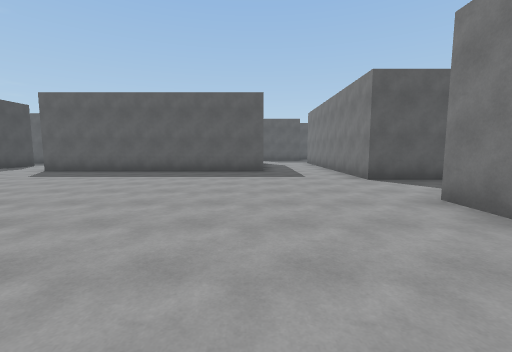
view 1 (above)

24 first-person views from a walk through a Unity game level. The camera is 1.5 m above the floor, tilts 6° down and sees 90° across. The floor is counted in squares, 2 m on a side. Each view is taken from the middle of a square. On the plan, view 1 faces up. The plan holds only what a view shows up to about 9 squares ahead; the rest is blank. The place goes on beyond the plan. The player is left out.

view 2
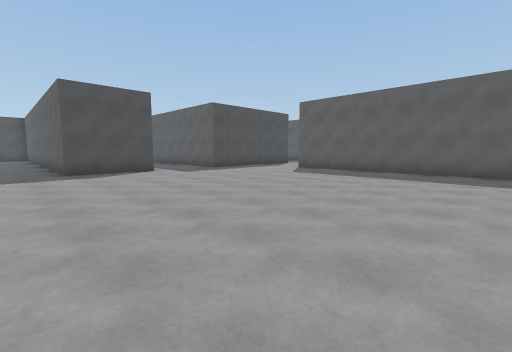

view 3
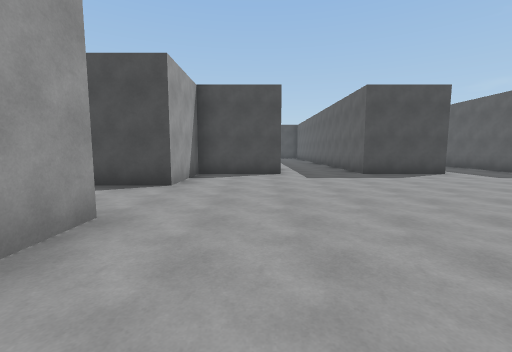

view 4
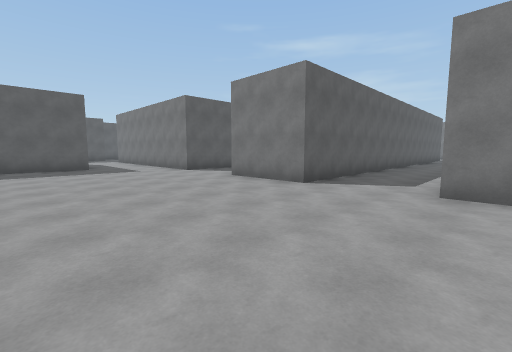

view 5
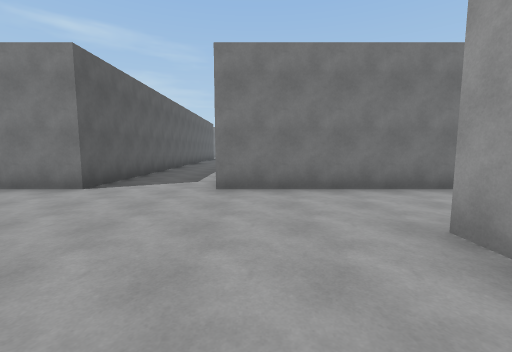

view 6
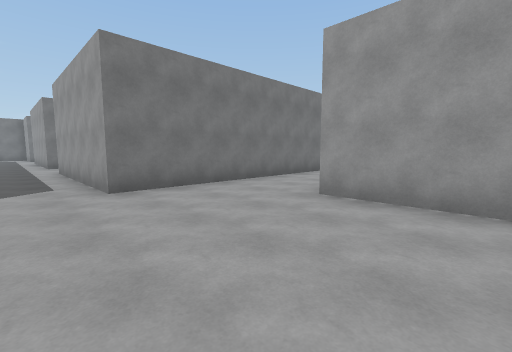

view 7
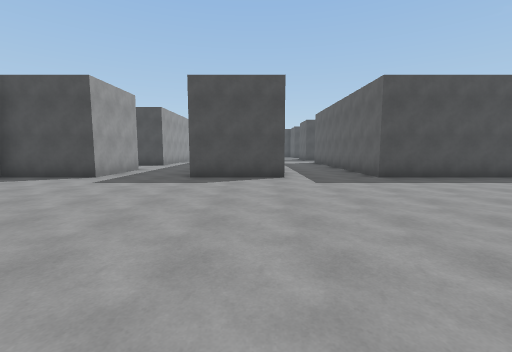

view 8
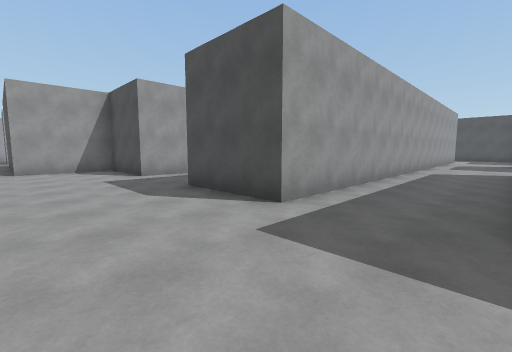

view 9
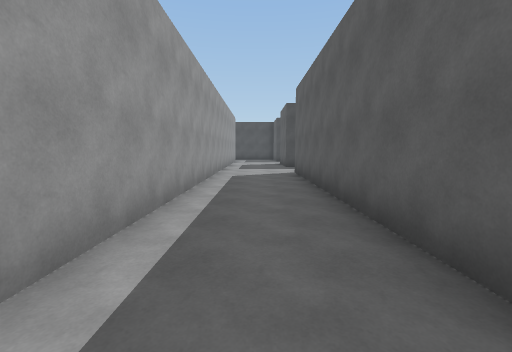

view 10
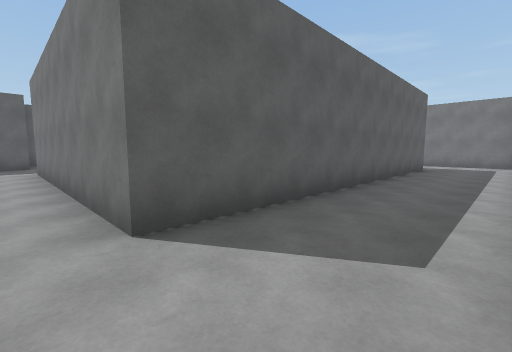

view 11
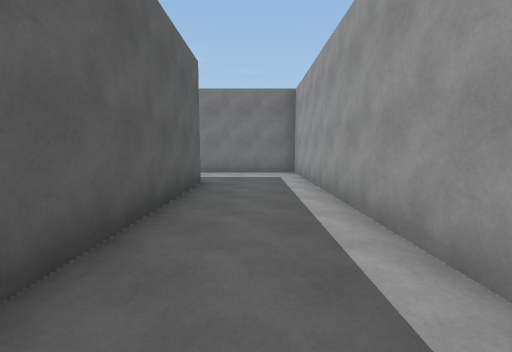

view 12
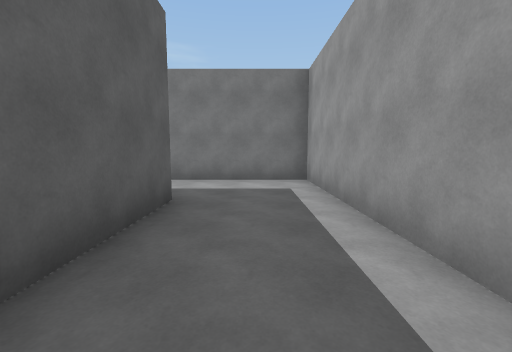

view 13
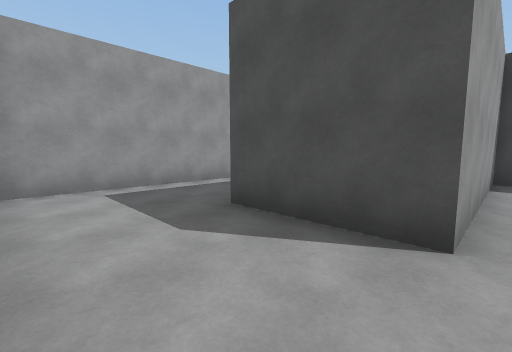

view 14
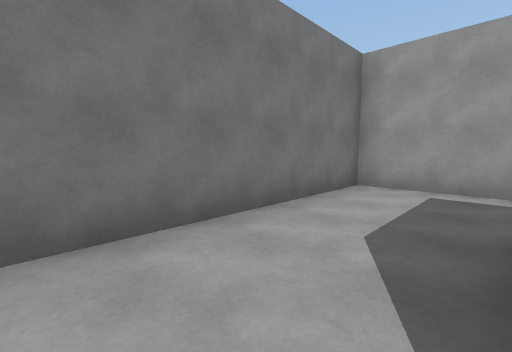

view 15
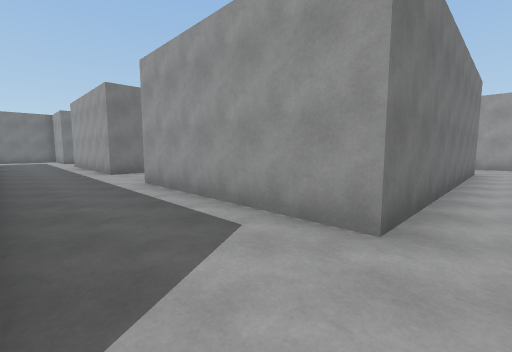

view 16
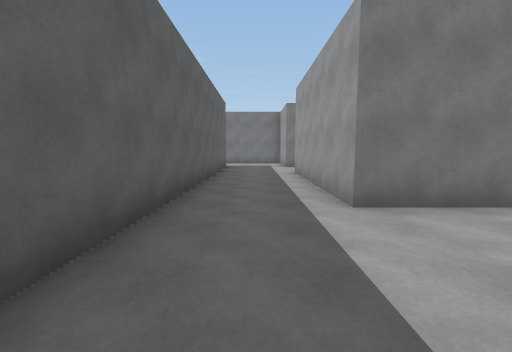

view 17
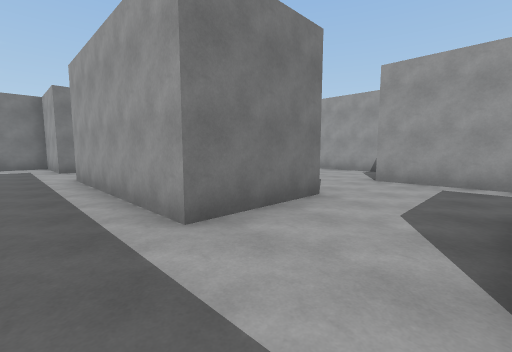

view 18
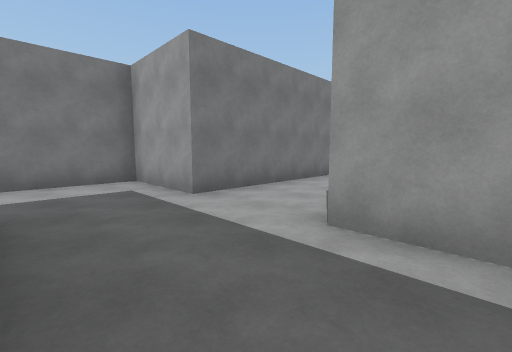

view 19
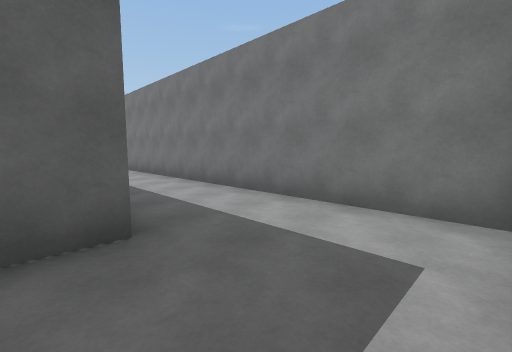

view 20
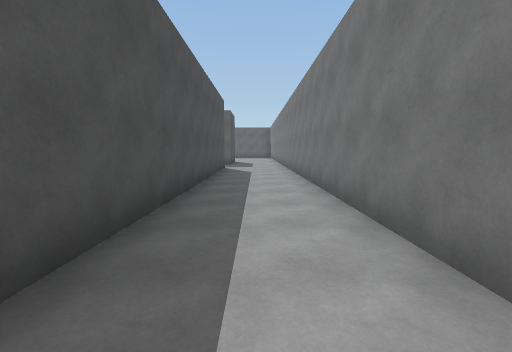

view 21
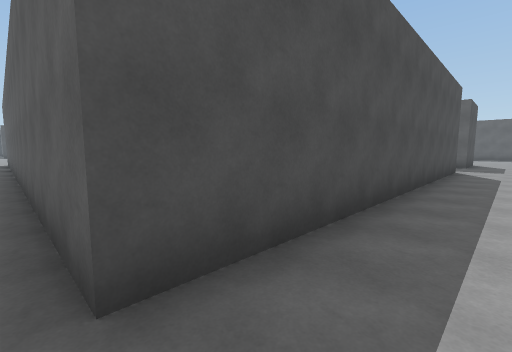

view 22
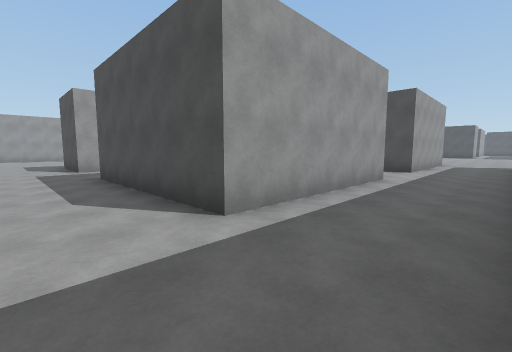

view 23
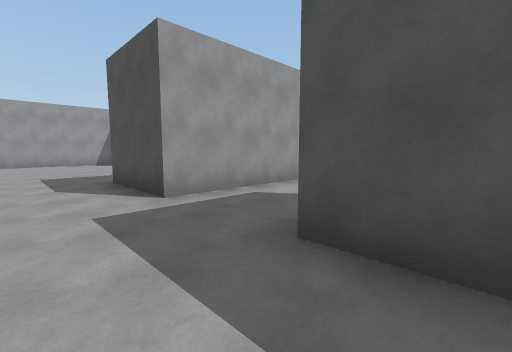

view 24
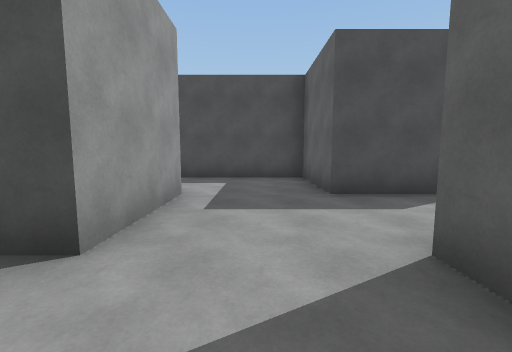

### Floor plan
Points are (right, up) in squares from view 1. A wall is a line through its corners. A room is listed if a view was taken in it or the views show most of it. See-through windows are left out.
Room 1 (views 1, 2, 3, 4, 5, 6, 7, 8, 9, 10, 11, 12, 13, 14, 15, 16, 17, 18, 19, 20, 21, 22, 24)
walls: (-2.1, -3.7) (0.2, -3.7); (-4.8, -3.7) (-3.6, -3.7); (2.7, -8.8) (2.7, -1.3) (7.7, -1.3) (7.7, -3.7) (5.3, -3.7) (5.3, -7); (7.8, -6.2) (10.3, -6.2); (2, -11.3) (2.6, -11.3); (8.1, 3.7) (15.2, 3.7) (15.2, 9.1); (0.4, 8.8) (-7.2, 8.8); (-12, -1.3) (-9.7, -1.3) (-9.7, -3.7) (-7.2, -3.7) (-7.2, -5.4); (10.9, -3.7) (10.2, -3.7) (10.2, -1.3) (15.2, -1.3); (7.8, 8.8) (12.7, 8.8) (12.7, 6.2) (2.7, 6.2) (2.7, 9.5); (-9.7, 9.5) (-9.7, 6.2) (-17.2, 6.2); (-17.5, 3.7) (-9.7, 3.7) (-9.7, 1.2) (-12.5, 1.2); (17.7, -1.3) (20.3, -1.3) (20.3, 9.5); (17.8, 9.5) (17.8, 1.2) (2.7, 1.2) (2.7, 3.8)
ways out: opening at (11.5, -6.5) to room 2; opening at (16.5, -2) to room 2
Room 2 (view 23)
walls: (11.1, -8.7) (15.2, -8.7) (15.2, -11.2); (10.3, -6.2) (10.3, -6.9); (17.7, -5.9) (17.7, -1.3); (15.2, -1.3) (15.2, -6.2)
ways out: opening at (11.5, -6.5) to room 1; opening at (16.5, -2) to room 1

Where each view was taken, in squares from view 1:
view 1: 0 up, 0 right, facing up
view 2: 0 up, 1 left, facing up-left
view 3: 2 down, 2 left, facing left
view 4: 2 down, 2 left, facing up-right
view 5: 2 down, 2 left, facing right
view 6: 0 up, 2 left, facing down-right
view 7: 3 up, 3 left, facing left
view 8: 6 up, 7 left, facing down-left
view 9: 5 up, 9 left, facing left
view 10: 4 up, 2 right, facing up-right
view 11: 5 up, 7 right, facing right
view 12: 5 up, 9 right, facing right
view 13: 9 up, 15 right, facing down-left
view 14: 9 up, 13 right, facing down-right
view 15: 1 up, 2 right, facing down-right
view 16: 0 up, 7 right, facing right
view 17: 0 up, 8 right, facing down-right
view 18: 1 up, 14 right, facing down-right
view 19: 1 down, 17 right, facing up-right
view 20: 1 up, 19 right, facing up
view 21: 1 up, 19 right, facing up-left
view 22: 1 up, 17 right, facing down-left
view 23: 5 down, 17 right, facing down-left
view 24: 5 down, 12 right, facing left
